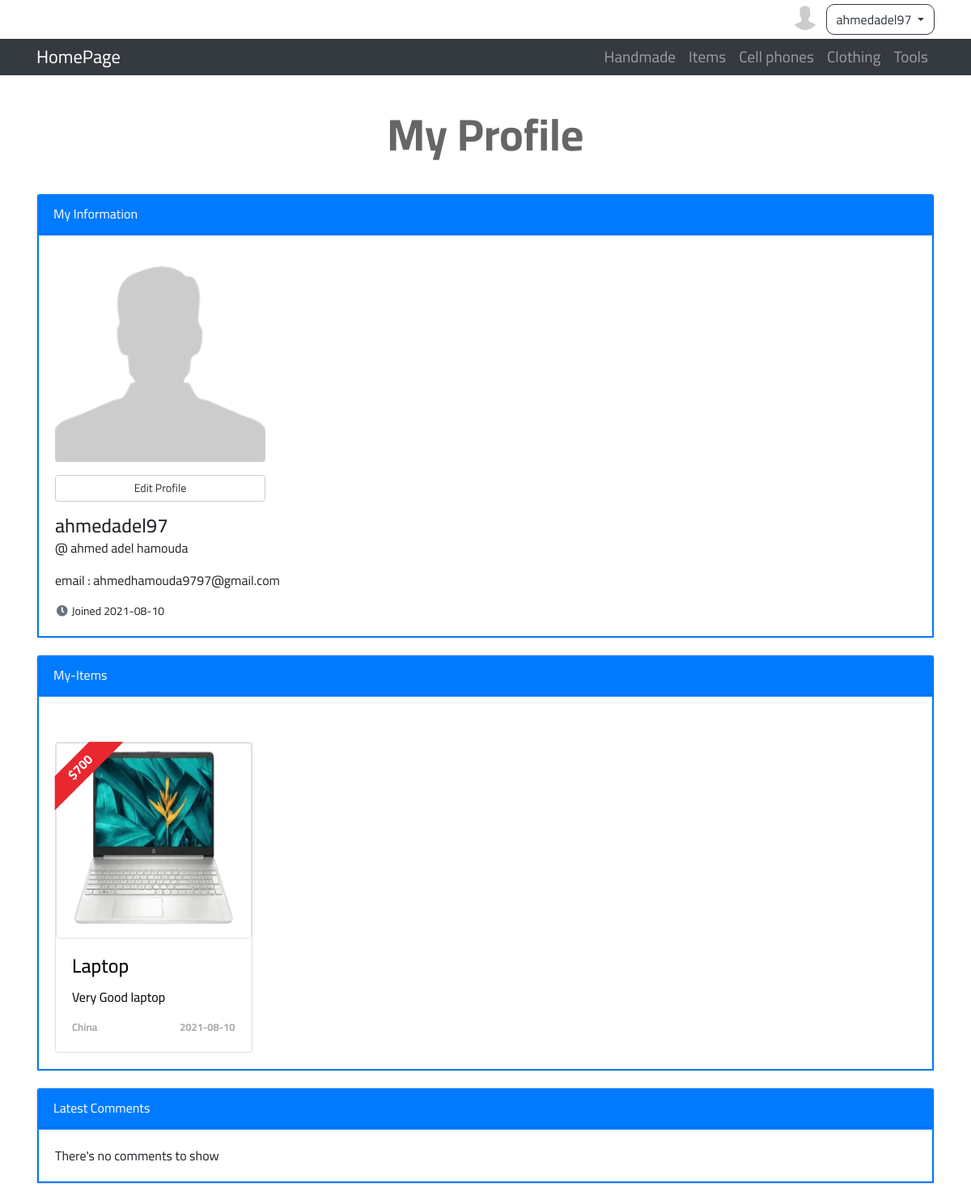
The app's page /profile.php (signed in) with its own data.
### tables this page shows
CREATE TABLE `categories` (
  `ID` int(11) NOT NULL,
  `Name` varchar(255) NOT NULL,
  `Description` text NOT NULL,
  `parent` int(11) NOT NULL,
  `Ordering` int(11) DEFAULT NULL,
  `Visibility` tinyint(4) NOT NULL DEFAULT 0,
  `Allow_comment` tinyint(4) NOT NULL DEFAULT 0,
  `Allow_Ads` tinyint(4) NOT NULL DEFAULT 0
);

CREATE TABLE `users` (
  `UserID` int(11) NOT NULL COMMENT 'To Identify User',
  `Username` varchar(255) NOT NULL COMMENT 'Username To Login',
  `Password` varchar(255) NOT NULL COMMENT 'Password To Login',
  `Email` varchar(255) NOT NULL,
  `FullName` varchar(255) NOT NULL,
  `GroupID` int(11) NOT NULL DEFAULT 0 COMMENT 'Identify user Group',
  `RegStatus` int(11) NOT NULL DEFAULT 0 COMMENT 'User Approval',
  `Date` date NOT NULL DEFAULT current_timestamp(),
  `Avatar` varchar(255) NOT NULL
);

CREATE TABLE `items` (
  `Item_ID` int(11) NOT NULL,
  `Name` varchar(255) NOT NULL,
  `Description` text NOT NULL,
  `Price` varchar(255) NOT NULL,
  `Add_Date` date NOT NULL,
  `Country_Made` varchar(255) NOT NULL,
  `Image` varchar(255) NOT NULL,
  `Status` varchar(255) NOT NULL,
  `Approve` tinyint(4) NOT NULL DEFAULT 0,
  `Cat_ID` int(11) NOT NULL,
  `Member_ID` int(11) NOT NULL,
  `tags` varchar(255) NOT NULL
);

### init.php (called while the page is built, shortened)
<?php
include 'admin/connect.php';
$sessionUser = '';
if(isset($_SESSION['user'])) {
    $sessionUser = $_SESSION['user'];
}
$tpl    = 'includes/templates/';
$css    = 'layout/css/';
$lang 	= 'includes/languages/';
$func 	= 'includes/functions/';
include $func . 'functions.php';
include $lang . 'english.php';
include $tpl . 'header.php';

### includes/languages/english.php (called while the page is built)
<?php
    function lang($phrase) {
        static $lang = array (
            'DIRECTION'     => 'ltr',
            'Profile'      => 'My Profile',
            'New_Item'   => 'New Item' ,
            'My_Items'   => 'My Items' ,
            'LOGOUT'        => 'Logout',
            'HomePage'    => 'HomePage' ,
            'Handmade'    => 'Handmade' ,
            'Computers'         => 'Items' ,
            'Cell phones'       => 'Cell phones' ,
            'Clothing'      => 'Clothing' ,
            'Tools'    => 'Tools' ,
            'Samsung'          => 'Samsung',
            'Hammers' => 'Hammers',
            'iPhone mobiles'  => 'iPhone mobiles',
        );
        return $lang[$phrase];
    }

### includes/functions/functions.php (called while the page is built, shortened)
<?php
	function getAllFrom($field , $table ,$where = NULL , $and = NULL ,  $orderField , $ordering="DESC") {
		global $con;
		$getAll= $con->prepare("SELECT $field  FROM $table $where $and ORDER BY $orderField $ordering");
		$getAll->execute();
		$all = $getAll->fetchAll();
		return $all;
	}

### profile.php (the view, shortened to what this page needs)
<?php
    include 'init.php';
    if(isset($_SESSION['user'])) {
        $getUser = $con->prepare("SELECT * FROM users WHERE Username = ?");
        $getUser->execute(array($sessionUser));
        $info = $getUser->fetch();
        $userid =$info['UserID'];
?>
    <h2 class="text-center">My Profile</h2>
    <section class="information block">
        <div class="container">
            <div class="card">
                <div class="card-header bg-primary text-white"> My Information </div>
                <div class="card-body">
                    <div class="avatar">
                        <?php
                        if(empty($info['Avatar'])){
                            echo '<img class="special-avatar" src="admin/uploads/avatars/default.png" alt = "Default image">';
                        } else {
                            echo '<img class="special-avatar" src="admin/uploads/avatars/' . $info['Avatar'] . '" alt = "avatar image">';
                        }
                        ?>
                    </div>
                    <div class="edit-profile mt-3 mb-3">
                        <a href="#">Edit Profile</a>
                    </div>
                    <div>
                        <h4 class="mb-0"><?php echo $info['Username'] ?></h4>
                        <p>@ <?php echo $info['FullName'] ?></p>
                        <p>email : <?php echo $info['Email'] ?></p>
                    </div>
                    <div class="date-join">
                        <i class="fas fa-clock fa-fw" aria-hidden="true"></i>
                        <span>Joined <?php echo $info['Date'] ?></span>
                    </div>
                </div>
            </div>
        </div>
    </section>
    <section id="my-ads" class="my-ads block">
        <div class="container">
            <div class="card">
                <div class="card-header bg-primary text-white"> My-Items </div>
                <div class="card-body">
                    <?php
                    $myItems = getAllFrom("*", "items" ,"WHERE Member_ID = $userid" , "" ,  "Item_ID", "DESC");
                    if(!empty($myItems)){
                        echo '<div class="row">';
                        foreach($myItems as $item){
                            echo '<div class="col-sm-6 col-md-4 col-lg-3">';
                                echo '<div class="card mt-3">';
                                    echo '<a class="custom-item" href="items.php?itemid=' . $item['Item_ID'] . '">';
                                        echo '<span class="price">$' . $item['Price'] . '</span>';
                                        echo '<img class="card-img-top img-fluid img-thumbnail" src="layout/assets/' . $item["Image"] . '" alt="Card image">';
                                        echo '<div class="card-body border-0">';
                                            echo '<h4 class="card-title">' . $item['Name'] . '</h4>';
                                            echo '<p class="card-text">' . $item['Description'] . '</p>';
                                            echo '<div class="d-flex justify-content-between">';
                                                echo '<span class="date text-left">' . ucfirst($item['Country_Made']) . '</span>';
                                                echo '<span class="date text-right">' . $item['Add_Date'] . '</span>';
                                            echo '</div>';
                                        echo '</div>';
                                    echo '</a>';
                                echo '</div>';
                            echo '</div>';
                        }
                        echo '</div>';
                    } else {
                        echo 'There\'s no Ads to show , Create <a href="newads.php">New ads</a>';
                    }
                    ?>
                </div>
            </div>
        </div>
    </section>
    <section class="my-comments block">
        <div class="container">
            <div class="card">
                <div class="card-header bg-primary text-white"> Latest Comments </div>
                <div class="card-body">
                    <?php
                    $myComments = getAllFrom("comment", "comments" ,"WHERE user_id = $userid" , "" ,  "c_id", "DESC");
                    if(!empty($myComments)){
                        foreach($myComments as $comment){
                            echo '<p>' . $comment['comment'] . '</p>';
                        }
                    } else {
                        echo 'There\'s no comments to show';
                    }
                    ?>
                </div>
            </div>
        </div>
    </section>
<?php
    } else {
        header('location:login.php');
        exit();
    }
    include $tpl . 'footer.php';
?>

### includes/templates/header.php (shortened to what this page needs)
<!DOCTYPE html>
<html dir="<?php echo lang('DIRECTION'); ?>" lang="en">
    <head>
        <link rel="stylesheet" href="https://pro.fontawesome.com/releases/v5.10.0/css/all.css"/>
        <link rel="stylesheet" href="https://maxcdn.bootstrapcdn.com/bootstrap/4.0.0/css/bootstrap.min.css">
        <link rel="stylesheet" href="<?php echo $css?>jquery-ui.min.css">
        <link rel="stylesheet" href="<?php echo $css?>jquery.selectBoxIt.css">
        <link rel="stylesheet" href="<?php echo $css?>frontend.css">
    </head>
    <body>
        <div class="upper-bar">
            <div class="container text-right">
                <?php
                    if(isset($_SESSION['user'])){ ?>
                    <?php
                        $getUser = $con->prepare("SELECT * FROM users WHERE Username = ?");
                        $getUser->execute(array($sessionUser));
                        $info = $getUser->fetch();
                        $userAvatar = $info['Avatar'];
                    ?>
                        <div class="btn-group my-info">
                            <?php
                                if(empty($userAvatar)){
                                    echo '<img class="rounded-circle" src="admin/uploads/avatars/default.png" alt = "Default image">';
                                } else {
                                    echo '<img class="rounded-circle" src="admin/uploads/avatars/' . $userAvatar . '" alt = "avatar image">';
                                }
                            ?>
                            <span class="btn btn-outline-dark dropdown-toggle" data-toggle="dropdown"> <?php echo $sessionUser?> </span>
                        </div>
                <?php
                    } else {
                ?>
                <a href="login.php">
                    <div class="text-right button-login" role="button">Login/Singup</div>
                </a>
                <?php } ?>
            </div>
        </div>
        <nav class="navbar navbar-expand-lg navbar-dark bg-dark">
            <div class="container">
                <a class="navbar-brand active" href="index.php"><?php echo lang('HomePage'); ?></a>
                <div class="collapse navbar-collapse" id="navbarSupportedContent">
                    <ul class="navbar-nav ml-auto">
                        <?php
                            $allCats = getAllFrom("*","categories","WHERE parent = 0" , "" , "ID" , "ASC");
                            foreach($allCats as $cat) {
                                echo '<li class="nav-item"><a class="nav-link" href="categories.php?pageid=' . $cat['ID'] . '" role="button">' . lang($cat['Name']) . '</a></li>';
                            }
                        ?>
                    </ul>
                </div>
            </div>
        </nav>

### layout/css/frontend.css (style rules this page uses)
body { background-color: #fff; font-family: 'Cairo', sans-serif; }
h2 { font-size: 55px; font-weight: bold; margin: 40px 0; color: #666; }
.custom-item { text-decoration: none; color: #000; }
.row { margin-top: 20px; }
@media (min-width: 992px) { .navbar { padding: 0; } }
.navbar-dark .navbar-brand { font-size: 1.4rem; }
.nav-item { font-size: 1.2rem; }
.img-thumbnail { padding: .2rem; }
.upper-bar { padding: 5px; background-color: #FFF; }
.upper-bar .my-info img { width: 32px; height: 32px; }
.upper-bar .btn-outline-dark { margin-left: 10px; border-radius: 10px !important; }
.block { margin: 20px 0; }
.block .card:first-child .card-body { border: 2px solid #007bff; }
.special-avatar { width: 260px; border-radius: 4px; }
.information .edit-profile { width: 260px; }
.information .edit-profile a { display: block; text-align: center; color: #333; background-color: #fff; border: 1px solid #ccc; padding: 6px 12px; font-size: 14px; border-radius: 4px; line-height: 1.4; user-select: none; cursor: pointer; text-decoration: none; }
.information .date-join { font-size: 14px; }
.information .date-join i { color: #6a737d; }
.card .date { font-size: 13px; font-weight: bold; color: #AAA; }
.card .price { width: 120px; position: absolute; top: 7px; left: -33px; padding: 5px; text-align: center; font-weight: bold; line-height: 38px; color: #FFF; border-bottom: 30px solid #E9272F; border-left: 30px solid transparent; border-right: 30px solid transparent; transform: rotate(-45deg); height: 0; }

### records on screen
categories: Name "Handmade"
categories: Name "Items"
categories: Name "Cell phones"
categories: Name "Clothing"
categories: Name "Tools"
users: Username "ahmedadel97", FullName "ahmed adel hamouda", Email "ahmedhamouda9797@gmail.com", Date "2021-08-10"
items: Price "700", Image (picture), Name "Laptop", Description "Very Good laptop", Country_Made "China", Add_Date "2021-08-10"

### other values on screen
$sessionUser "ahmedadel97"
lang('HomePage') "HomePage"
